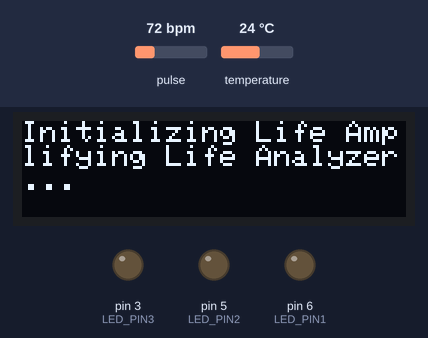
A sketch run on a simulated Arduino Uno, built with avr-gcc and run on an emulated ATmega328P. On the bench: 128×32 one-colour display, output pins drawn as LEDs (lit = HIGH). The inputs (shaded band) are chosen by the test bench; at power-on: temperature 24 °C, pulse 72 bpm. What the sketch prints to the serial monitor is not drawn.

Above: at 2.9 s.
At 5.57 s:
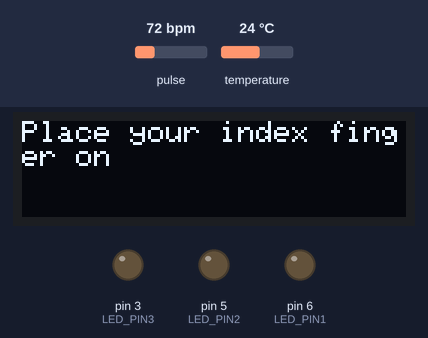
5.6 s: temperature set to 2 °C
At 5.82 s:
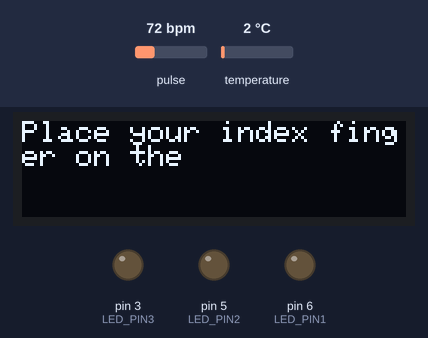
7.3 s: pulse set to 42 bpm
At 8.3 s:
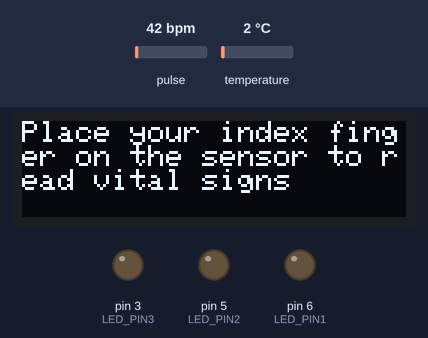
Timing chart, 0 to 18.0 s (numbered marks = the images above; inputs shaded):
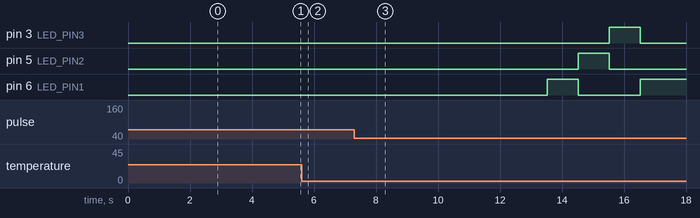

Measured:
- what the display in image 0 shows lasts 1.0 s, from 2.9 s to 3.9 s

The sketch:

SparkSisters_01.ino
```cpp
// Team: Spark Sisters
#include <Wire.h>
#include "MAX30105.h"
#include "heartRate.h"
#include <Adafruit_GFX.h>
#include <Adafruit_SSD1306.h>
#include <SPI.h>


// HARDWARE DEFINITIONS ~~~~~~~~~~~~~~~~~~~~~~~~~~~~~~~~~~~~~~~~~~~~~~~~~~~~~~~~
MAX30105 particleSensor;
#define debug Serial

const byte RATE_SIZE = 4; //rate size for averaging
byte rates[RATE_SIZE]; //creating rray of heart rates
byte rateSpot = 0;
long lastBeat = 0; // time last beat occured

float beatsPerMinute;
int beatAvg;
unsigned long startTime;

// LED DEFINITIONS ~~~~~~~~~~~~~~~~~~~~~~~~~~~~~~~~~~~~~~~~~~~~~~~~~~~~~~~~
#define LED_PIN1 6  // red
#define LED_PIN2 5  // yellow
#define LED_PIN3 3  // green

int Pins[4] = {LED_PIN1, LED_PIN2, LED_PIN3};

// OLED DEFINITIONS ~~~~~~~~~~~~~~~~~~~~~~~~~~~~~~~~~~~~~~~~~~~~~~~~~~~~~~~~
#define SCREEN_WIDTH 128
#define SCREEN_HEIGHT 32

#define OLED_DC 9
#define OLED_CS 10
#define OLED_RESET 8

Adafruit_SSD1306 display(SCREEN_WIDTH, SCREEN_HEIGHT, &SPI, OLED_DC, OLED_RESET, OLED_CS);

// SETUP ~~~~~~~~~~~~~~~~~~~~~~~~~~~~~~~~~~~~~~~~~~~~~~~~~~~`
void setup()
{
  debug.begin(9600);
  debug.println("Initializing Life Amplifying Life Analyzer...");

  // initialize digital pins
  pinMode(LED_PIN1, OUTPUT);
  pinMode(LED_PIN2, OUTPUT);
  pinMode(LED_PIN3, OUTPUT);

   //lcd.print("Spark Sisters");

  // Initialize sensor
  if (!particleSensor.begin(Wire, I2C_SPEED_FAST)) //Use default I2C port, 400kHz speed
  {
    debug.println("MAX30105 was not found. Please check wiring/power. ");
    while (1);
  }
  debug.println("Please place your index finger on the sensor with steady pressure.");

  particleSensor.setup(); // Configure sensor with default settings
  particleSensor.setPulseAmplitudeRed(0x0A); // Turn Red LED to low to indicate sensor is running
  particleSensor.setPulseAmplitudeGreen(0); // Turn off Green LED
  particleSensor.enableDIETEMPRDY(); // Enable the temp ready interrupt. This is required.

    // init OLED
    if(!display.begin()) {
    Serial.println(F("SSD1306 allocation failed"));
    for(;;);
  }
  //delay(2000);
  display.clearDisplay();

}

// MAIN LOOP ~~~~~~~~~~~~~~~~~~~~~~~~~~~~~~~~~~~~~~~~~~~~~~~~~~~~
void loop()
{
  // OLED Display
  oledDisplay();

  // runs heart rate analysis for 25 seconds
    startTime = millis();  // recording start time

  while (millis() - startTime < 2000)  // runs analysis for 20 seconds
  {
    heartRate();
  }

  // running LED functions
  turnAllOff();
  Blink();

  if ((beatAvg>=60)&&(beatAvg<=100)){ // run red for bad hr
    turnOn(LED_PIN3);
    oledResults();
    delay(1000);
  }
  else if ((beatAvg<60)||(beatAvg>100)){ // run green for good hr
    turnOn(LED_PIN1);
    oledResults();
    delay(1000);
  }
  else {
    turnOn(LED_PIN2); // run yellow for no vitals found, try again
    oledResults();
    delay(1000);
  }

  delay(5000); // wait 5 seconds until running analyzer again

}

// FUNCTIONS ~~~~~~~~~~~~~~~~~~~~~~~~~~~~~~~~~~~~~~~~~~~~~~~~~~~~~~~
// OLED
void oledDisplay()
{
  display.setTextSize(1);
  display.setTextColor(SSD1306_WHITE);
  display.clearDisplay();
  display.setCursor(0, 0);

  String textToDisplay = F("Initializing Life Amplifying Life Analyzer...");
  for (int i = 0; i < textToDisplay.length(); i++) {
    display.print(textToDisplay.charAt(i));
    display.display();
    delay(50); // Adjust the delay for the typing speed
  }

  delay(1000); // Pause after complete text is displayed
  display.clearDisplay();

  //delay(1000);
  display.setCursor(0, 0);
  String textToDisplay2 = F("Place your index finger on the sensor to read vital signs");
  for (int i = 0; i < textToDisplay2.length(); i++) {
    display.print(textToDisplay2.charAt(i));
    display.display();
    delay(50); // Adjust the delay for the typing speed
  }

    delay(1000); // Pause after complete text is displayed
  display.clearDisplay();
}

void oledResults()
{
  display.setTextSize(1);
  display.setTextColor(SSD1306_WHITE);
  display.clearDisplay();
  display.setCursor(0, 0);

  // check the state of LEDs and display corresponding messages
  if (digitalRead(LED_PIN1) == HIGH) {
    display.println("You have concerning heart rate. :C");
  } else if (digitalRead(LED_PIN2) == HIGH) {
    display.println("Vitals not found, please try again.");
  } else if (digitalRead(LED_PIN3) == HIGH) {
    display.println("You have a healthy heart rate! :D");
  }

  display.display();
  delay(2000);
  display.clearDisplay();
}

// PROGRESS BAR
void progressBar(int percentage)
{

}

// HEART RATE & TEMP DISPLAY
void heartRate()
{
  // temp
    long irValue = particleSensor.getIR();
    float temperature = particleSensor.readTemperature();
    debug.print("temperatureC=");
    debug.print(temperature, 4);

  if (checkForBeat(irValue) == true)
  {
    // sensed a beat!
    long delta = millis() - lastBeat;
    lastBeat = millis();

    beatsPerMinute = 60 / (delta / 1000.0);

    if (beatsPerMinute < 255 && beatsPerMinute > 20)
    {
      rates[rateSpot++] = (byte)beatsPerMinute; // store this reading in the array
      rateSpot %= RATE_SIZE; // wrap variable

      //average of readings
      beatAvg = 0;
      for (byte x = 0 ; x < RATE_SIZE ; x++)
        beatAvg += rates[x];
      beatAvg /= RATE_SIZE;
    }
  }

  debug.print(", IR=");
  debug.print(irValue);
  debug.print(", BPM=");
  debug.print(beatsPerMinute);
  debug.print(", Avg BPM=");
  debug.print(beatAvg);

  if (irValue < 50000)
    debug.print(" No finger?");

  debug.println();
}

// LEDS
void turnOn (int a){

  digitalWrite(a, HIGH);

}

void turnOff (int b){

  digitalWrite(b, LOW);

}

void turnAllOff(){

   for (int i = 0; i <3; i++){
    turnOff(Pins[i]);
    delay(1000);
  }

}

void Blink(){

  for (int i = 0; i <3; i++){
    turnOn(Pins[i]);
    delay(1000);
    turnOff(Pins[i]);
  }

}
```
